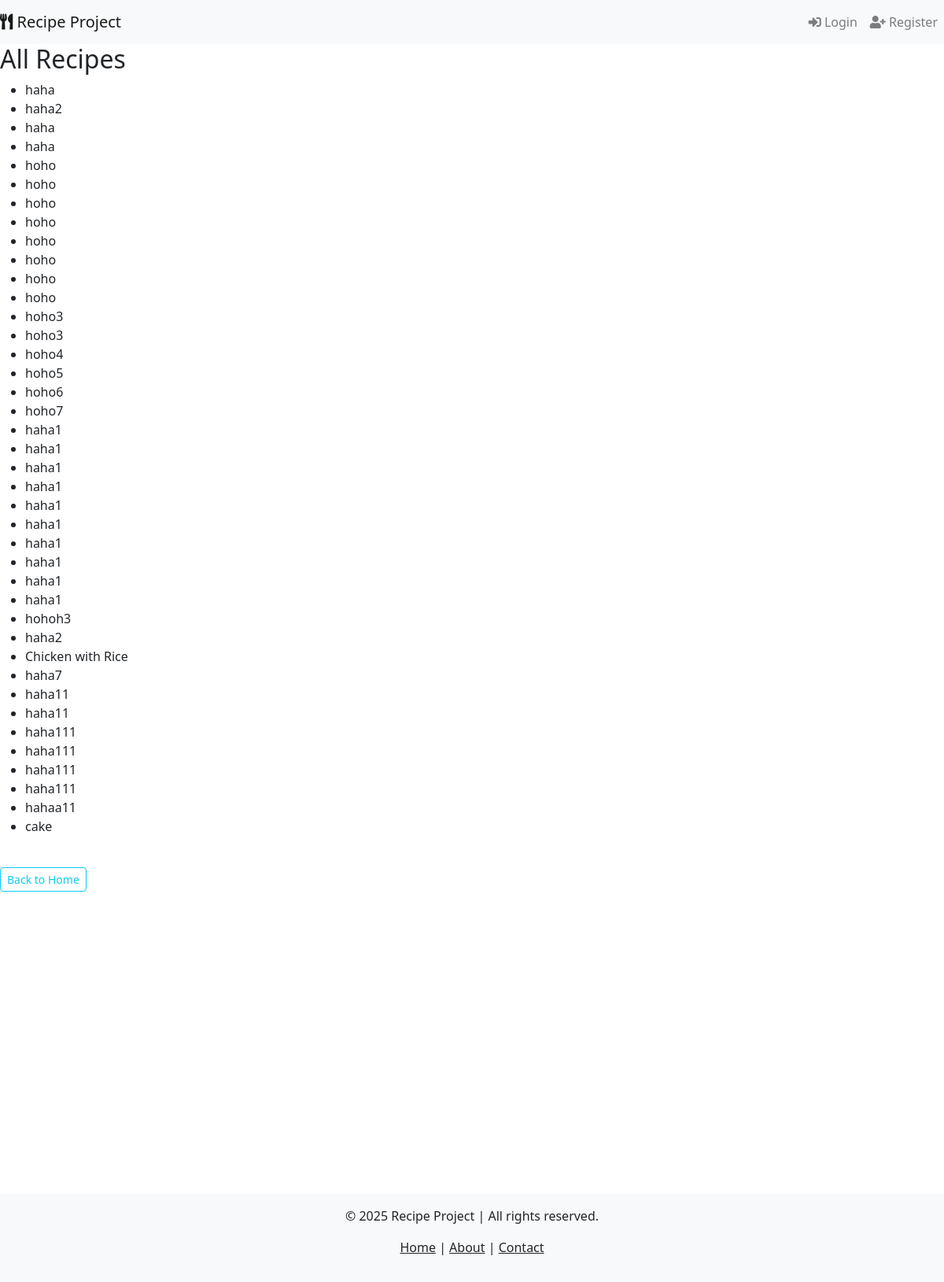
The app's page /recipes/ with its own data.
### recipe_app/models.py (models this page shows, shortened)
class Recipe(models.Model):
    chef = models.ForeignKey(Chef, on_delete=models.CASCADE)
    title = models.CharField(max_length=200)
    description = models.TextField()
    instructions = models.TextField()
    categories = models.ManyToManyField(Category)
    ingredients = models.ManyToManyField(Ingredient)

### recipe_app/views.py (the view)
# urls.py: path('recipes/', views.RecipeListView.as_view(), name='recipe_list'),
class RecipeListView(ListView):
    model = Recipe
    template_name = 'recipe_list.html'
    context_object_name = 'recipes'

### recipe_app/context_processors.py (called while the page is built)
def current_year(request):
    return {'current_year': datetime.now().year}

### templates/recipe_list.html
{% extends 'base.html' %}
{% block content %}
    <h2>All Recipes</h2>
    <ul>
        {% for recipe in recipes %}
            <li>{{ recipe.title }}</li>
        {% endfor %}
    </ul>
    <br>
    <a href="{% url 'home' %}"><button type="button" class="btn btn-outline-info btn-sm">Back to Home</button></a>
{% endblock %}

### records on screen
Recipe: title "haha"
Recipe: title "haha2"
Recipe: title "haha"
Recipe: title "haha"
Recipe: title "hoho"
Recipe: title "hoho"
Recipe: title "hoho"
Recipe: title "hoho"
Recipe: title "hoho"
Recipe: title "hoho"
Recipe: title "hoho"
Recipe: title "hoho"
Recipe: title "hoho3"
Recipe: title "hoho3"
Recipe: title "hoho4"
Recipe: title "hoho5"
Recipe: title "hoho6"
Recipe: title "hoho7"
Recipe: title "haha1"
Recipe: title "haha1"
Recipe: title "haha1"
Recipe: title "haha1"
Recipe: title "haha1"
Recipe: title "haha1"
Recipe: title "haha1"
Recipe: title "haha1"
Recipe: title "haha1"
Recipe: title "haha1"
Recipe: title "hohoh3"
Recipe: title "haha2"
Recipe: title "Chicken with Rice"
Recipe: title "haha7"
Recipe: title "haha11"
Recipe: title "haha11"
Recipe: title "haha111"
Recipe: title "haha111"
Recipe: title "haha111"
Recipe: title "haha111"
Recipe: title "hahaa11"
Recipe: title "cake"
